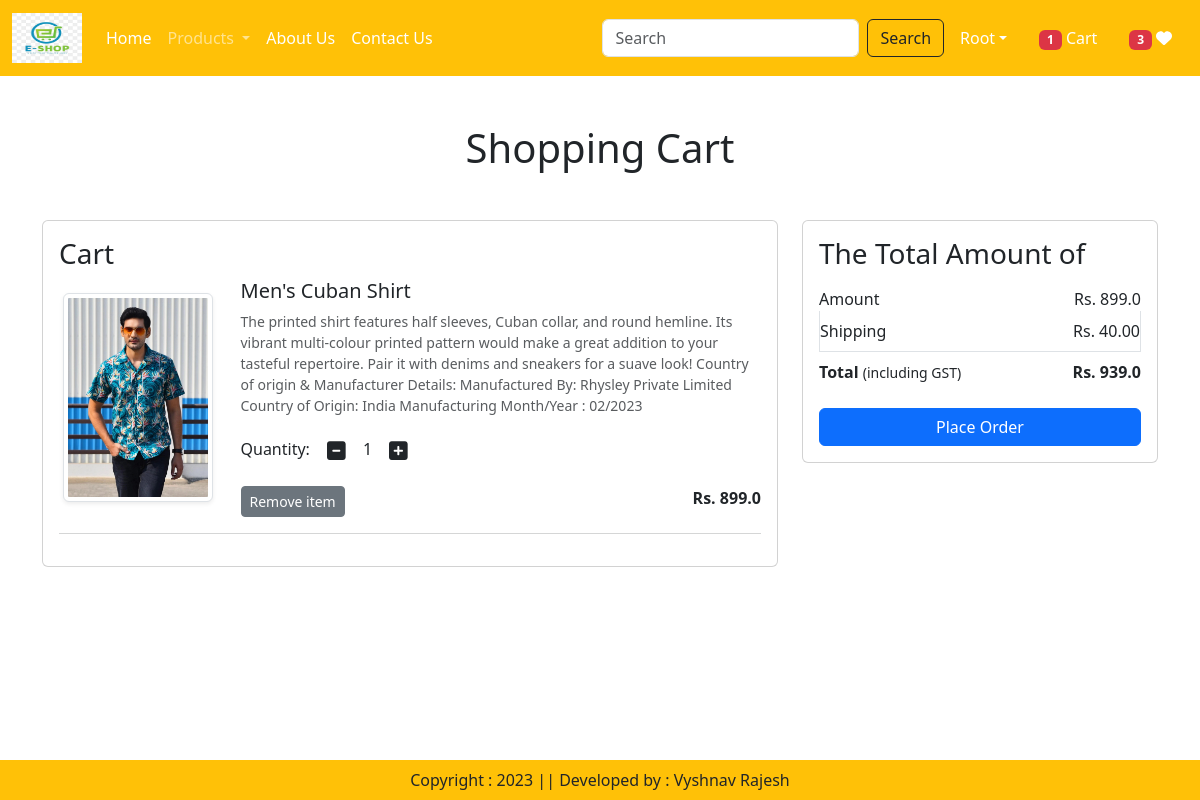
The app's page /cart/ (signed in) with its own data.
### app/models.py (models this page shows, shortened)
class Cart(models.Model):
    user = models.ForeignKey(User,on_delete=models.CASCADE)
    product = models.ForeignKey(Product,on_delete=models.CASCADE)
    quantity = models.PositiveIntegerField(default=1)

class Product(models.Model):
    title = models.CharField(max_length=200)
    selling_price=models.FloatField()
    discounted_price=models.FloatField()
    description=models.TextField()
    category=models.CharField(choices=CATEGORY_CHOICES, max_length=2)
    product_image= models.ImageField(upload_to='product')

### app/views.py (the view)
# urls.py: path('cart/', views.show_cart, name='showcart'),
@login_required
def show_cart(request):
    user = request.user
    cart = Cart.objects.filter(user=user)
    amount = 0
    for p in cart:
        value = p.quantity * p.product.discounted_price
        amount = amount + value
    totalamount = amount + 40
    totalitem = 0
    wishitem=0
    if request.user.is_authenticated:
        totalitem = len(Cart.objects.filter(user=request.user))
        wishitem = len(Wishlist.objects.filter(user=request.user))
    return render(request, 'app/addtocart.html',locals())

### app/templates/app/addtocart.html (shortened to what this page needs)
{% extends 'app/base.html' %}
{% load static %}
{% block main-content %}
<div class="container my-5">
 <div class="row">
    {% if cart %}
    <h1 class="text-center mb-5">Shopping Cart</h1>
    <div class="col-sm-8">
    <div class="card">
      <div class="card-body">
        <h3>Cart</h3>
        {% for item in cart  %}
        <div class="row">
          <div class="col-sm-3 text-center align-self-center"><img src="{{item.product.product_image.url}}" alt="" srcset="" class="img-fluid img-thumbnail shadow-sm" height="150" width="150"> </div>
          <div class="col-sm-9">
            <div>
              <h5>{{item.product.title}}</h5>
              <p class="mb-2 text-muted small">{{item.product.description}}</p>
              <div class="my-3">
                <label for="quantity">Quantity:</label>
                <a class="minus-cart btn" pid={{item.product.id}}><i class="fas fa-minus-square fa-lg"></i></a>
                  <span id="quantity">{{item.quantity}}</span>
                <a class="plus-cart btn" pid={{item.product.id}}><i class="fas fa-plus-square fa-lg"></i></a>
              </div>
              <div class="d-flex justify-content-between">
                <a  class="remove-cart btn btn-sm btn-secondary mr-3" pid={{item.product.id}}>Remove item</a>
                <p class="mb-0"><span><strong>Rs. {{item.product.discounted_price}}</strong></span></p>
              </div>
            </div>
          </div>
        </div>
        <hr class="text-muted">
        {% endfor %}
      </div>
    </div>
  </div>
  <div class="col-sm-4">
    <div class="card">
        <div class="card-body">
            <h3>The Total Amount of</h3>
            <ul class="list-group">
                <li class="list-group-item d-flex justify-content-between align-items-center border-0 px-0 pb-0">Amount <span id="amount">Rs. {{amount}}</span></li>
                <li class="list-group-item d-flex justify-content-between align-items-center px-0">Shipping <span>Rs. 40.00</span></li>
                <li class="list-group-item d-flex justify-content-between align-items-center border-0 px-0 mb-3">
                   <div>
                    <strong>Total</strong> <small>(including GST)</small>
                   </div>
                    <span id="totalamount"><strong>Rs. {{totalamount}}</strong></span>
                </li>
            </ul>
            <div class="d-grid"><a href="{% url 'checkout' %}" class="btn btn-primary">Place Order</a></div>
        </div>
    </div>
  </div>
  {% else %}
  <h1 class="text-center mb-5">Cart is empty</h1>
    {% endif %}
 </div>
</div>
{% endblock main-content %}

### app/templates/app/base.html (shortened to what this page needs)
<!DOCTYPE html>
{% load static %}
<html lang="en">
<head>
    <link href="https://cdn.jsdelivr.net/npm/bootstrap@5.3.1/dist/css/bootstrap.min.css" rel="stylesheet">
    <link rel="stylesheet" href="{% static 'app/css/owl.carousel.min.css' %}" >
    <link rel="stylesheet" href="{% static 'app/css/all.min.css' %}" >
    <link rel="stylesheet" href="{% static 'app/css/style.css' %}" >
</head>
<body>
    <nav class="navbar navbar-expand-lg navbar-dark bg-warning">
        <div class="container-fluid">
          <a class="navbar-brand" href="#">
            <img src="{% static 'app/images/logo.png' %}" width="70" height="50"/>
          </a>
          <div class="collapse navbar-collapse" id="navbarSupportedContent">
            <ul class="navbar-nav me-auto mb-2 mb-lg-0">
              {% if request.user.is_authenticated %}
              <li class="nav-item">
                <a class="nav-link active" aria-current="page" href="/">Home</a>
              </li>
              <li class="nav-item dropdown">
                <a class="nav-link dropdown-toggle" href="#" role="button" data-bs-toggle="dropdown" aria-expanded="false">
                  Products
                </a>
              </li>
              <li class="nav-item">
                <a class="nav-link text-white" href="{% url 'about' %}">About Us</a>
              </li>
              <li class="nav-item">
                <a class="nav-link text-white" href="{% url 'contact' %}">Contact Us</a>
              </li>
            </ul>
            <form class="d-flex" role="search" action="/search">
              <input class="form-control me-2" type="search" placeholder="Search" name="search" aria-label="Search">
              <button class="btn btn-outline-dark" type="submit">Search</button>
            </form>
          </div>
          <ul class="navbar-nav me-auto mb-2 mb-lg-0">
            <li class="nav-item dropdown mx-2">
                <a class="nav-link dropdown-toggle text-white" href="#"
                id="profileDropdown" role="button" data-bs-toggle="dropdown"
                aria-expanded="false"><span class="text-capitalize">{{request.user}}</span></a>
            </li>
            <li class=" nav-item mx-2">
                <a href="{% url 'showcart' %}" class="nav-link text-white"><span class="badge bg-danger">{% if totalitem  > 0  %} {{totalitem}} {% endif %}</span> Cart </a>
            </li>
            <li class=" nav-item mx-2">
                <a href="{% url 'showwishlist' %}" class="nav-link text-white"><span class="badge bg-danger">{% if wishitem > 0 %} {{wishitem}} {% endif %}</span> <i class="fa fa-heart"></i></a>
            </li>
            {% endif %}
          </ul>
        </div>
      </nav>
      {% block main-content %}{% endblock main-content %}
      <footer class="container-fluid fixed-bottom bg-warning text-center p-2 mt-5">
        Copyright : 2023 || Developed by : Vyshnav Rajesh
      </footer>
</body>
</html>

### records on screen
Cart: product.product_image (picture), product "Men's Cuban Shirt", product.description "The printed shirt features half sleeves, Cuban collar, and round hemline. Its vibrant multi-colour printed pattern would make a great addition to your tasteful repertoire. Pair it with denims and sneakers for a suave look! Country of origin & Manufacturer Details: Manufactured By: Rhysley Private Limited Country of Origin: India Manufacturing Month/Year : 02/2023", quantity "1", product.discounted_price "899.0"

### other values on screen
{{ request.user }} "Root"
{{ totalitem }} "1"
{{ wishitem }} "3"
{{ amount }} "899.0"
{{ totalamount }} "939.0"
